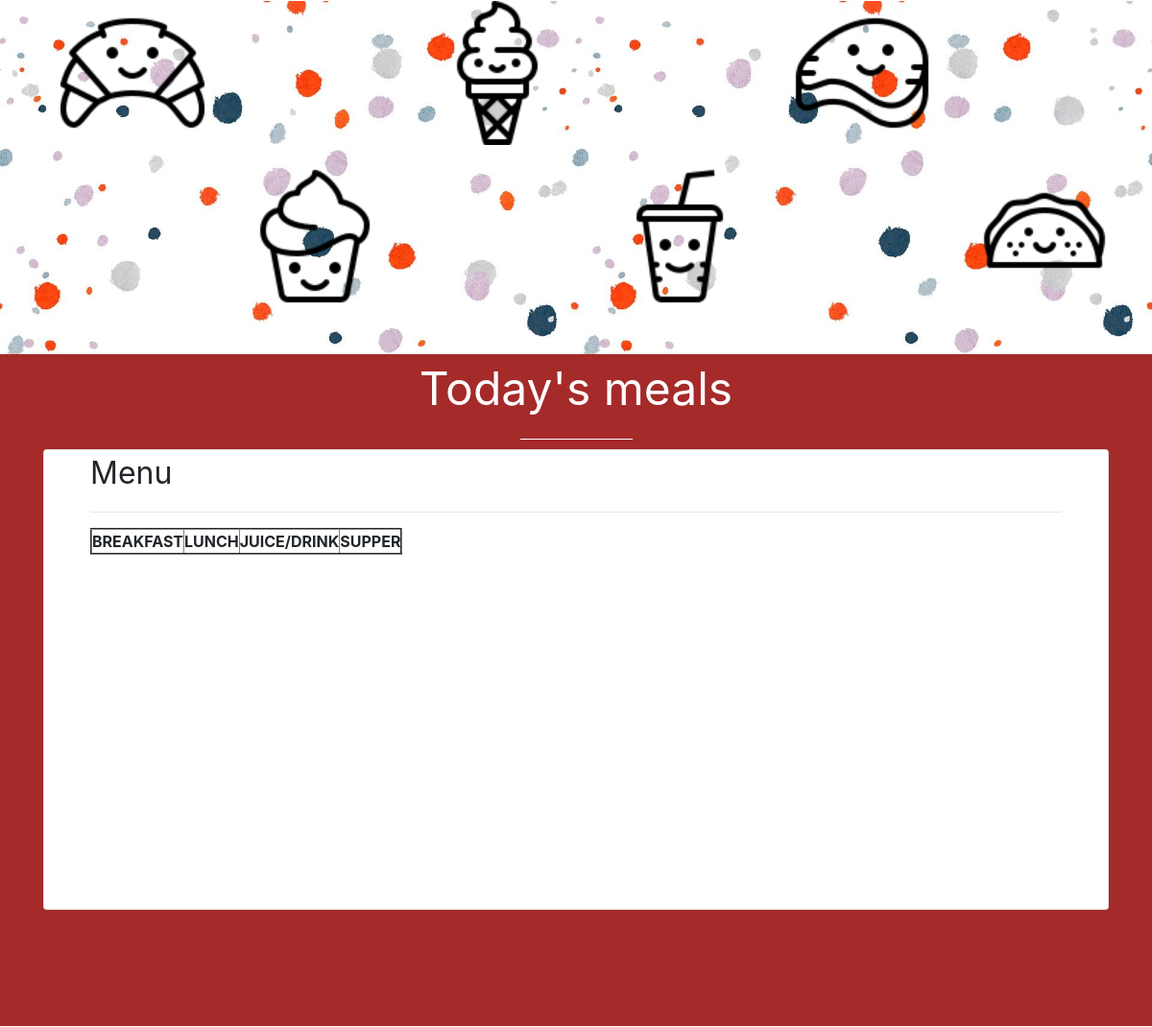
Before: /akonnor.php (middle part) with the older database file.
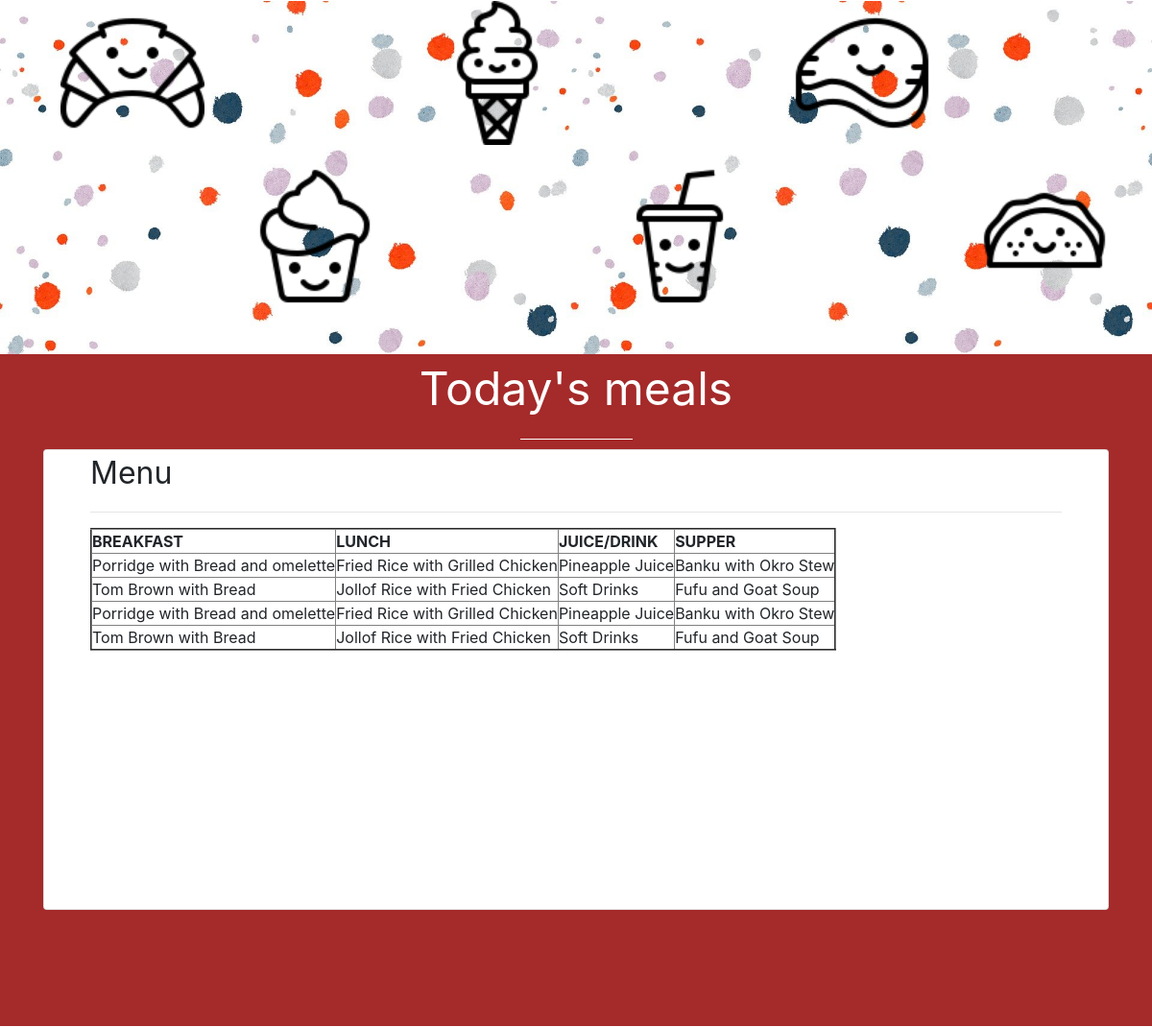
After: the same page with the newer database file.
### tables this page shows
CREATE TABLE `meal` (
  `id` varchar(230) NOT NULL,
  `Breakfast` varchar(255) NOT NULL,
  `Lunch` varchar(255) NOT NULL,
  `Drink` varchar(255) NOT NULL,
  `Supper` varchar(255) NOT NULL
);

### akonnor.php (the view, shortened to what this page needs)
<!DOCTYPE html>
<html lang="en">
<head>
<link rel="stylesheet" href="https://cdnjs.cloudflare.com/ajax/libs/twitter-bootstrap/4.6.0/css/bootstrap.min.css">
<link rel="stylesheet" href="https://cdnjs.cloudflare.com/ajax/libs/font-awesome/5.15.2/css/all.min.css">
<link rel="stylesheet" href="assets/css/akonnor.css">
</head>
<body>
  <div class="container-fluid px-5 food-background">
    <div class="foods container pb-lg-5">
      <img src="./assets/img/absolute img/icons8-kawaii-croissant-100.png" alt="" width="150" class="img1">
      <img src="./assets/img/absolute img/icons8-kawaii-cupcake-100.png" alt="" width="150" class="img2">
      <img src="./assets/img/absolute img/icons8-kawaii-ice-cream-100.png" alt="" width="150" class="img3">
      <img src="./assets/img/absolute img/icons8-kawaii-soda-100.png" alt="" width="150" class="img4">
      <img src="./assets/img/absolute img/icons8-kawaii-steak-100.png" alt="" width="150" class="img5">
      <img src="./assets/img/absolute img/icons8-kawaii-taco-100.png" alt="" width="150" class="img6">
    </div>
  </div>
  <div class="container-fluid menu-section s1">
    <div class="slogan meals">
      <p>Today's meals</p>
      <hr>
    </div>
    <div class="container">
      <div class="card menu-plaque px-5">
        <span>Menu</span>
        <hr>
        <div>
          <table border=2 cellpadding=3 cellspacing=3>
            <thead>
              <tr>
                <th scope="col">BREAKFAST</th>
                <th scope="col">LUNCH</th>
                <th scope="col">JUICE/DRINK</th>
                <th scope="col">SUPPER</th>
              </tr>
            </thead>
            <?php
            $db = mysqli_connect('localhost','root','');
            mysqli_select_db($db,'sep');
            $sql= "SELECT * FROM meal";
            $records = mysqli_query($db,$sql);
            while ($row = mysqli_fetch_array($records)) {
             echo "<tr>";
             echo "<td>".$row['Breakfast']."</td>";
             echo "<td>".$row['Lunch']."</td>";
             echo "<td>".$row['Drink']."</td>";
             echo "<td>".$row['Supper']."</td>";
             }
             ?>
            </table>
        </div>
      </div>
    </div>
  </div>
</body>
</html>

### assets/css/akonnor.css (style rules this page uses)
* { margin: 0; padding: 0; box-sizing: border-box; }
:root { font-family: 'Inter', sans-serif; font-size: 16px; }
body { height: 100vh; position: relative; }
.slogan { text-align: center; }
.slogan > p { font-size: 3rem; }
.foods { display: grid; grid-template-columns: repeat(6, 1fr); grid-template-rows: repeat(2, 1fr); grid-column-gap: 40px; grid-row-gap: 20px; }
.food-background { background-image: url("../img/confetti-1637197_1920.jpg"); background-repeat: no-repeat; background-size: 100%; }
.img1 { grid-area: 1 / 1 / 2 / 2; }
.img2 { grid-area: 2 / 2 / 3 / 3; }
.img3 { grid-area: 1 / 3 / 2 / 4; }
.img4 { grid-area: 2 / 4 / 3 / 5; }
.img5 { grid-area: 1 / 5 / 2 / 6; }
.img6 { grid-area: 2 / 6 / 3 / 7; }
.menu-section { height: 700px; }
.meals p { color: white; }
.slogan hr { width: 10%; border-color: white; margin: 0 auto 10px auto; }
.s1 { background: brown; }
.menu-plaque, .box { height: 60vh; width: 100%; }
.menu-plaque span { font-size: 2rem; }

Changed rows visible on the page:
added meal: Breakfast "Porridge with Bread and omelette", Lunch "Fried Rice with Grilled Chicken", Drink "Pineapple Juice", Supper "Banku with Okro Stew"
added meal: Breakfast "Tom Brown with Bread", Lunch "Jollof Rice with Fried Chicken", Drink "Soft Drinks", Supper "Fufu and Goat Soup"
added meal: Breakfast "Porridge with Bread and omelette", Lunch "Fried Rice with Grilled Chicken", Drink "Pineapple Juice", Supper "Banku with Okro Stew"
added meal: Breakfast "Tom Brown with Bread", Lunch "Jollof Rice with Fried Chicken", Drink "Soft Drinks", Supper "Fufu and Goat Soup"
